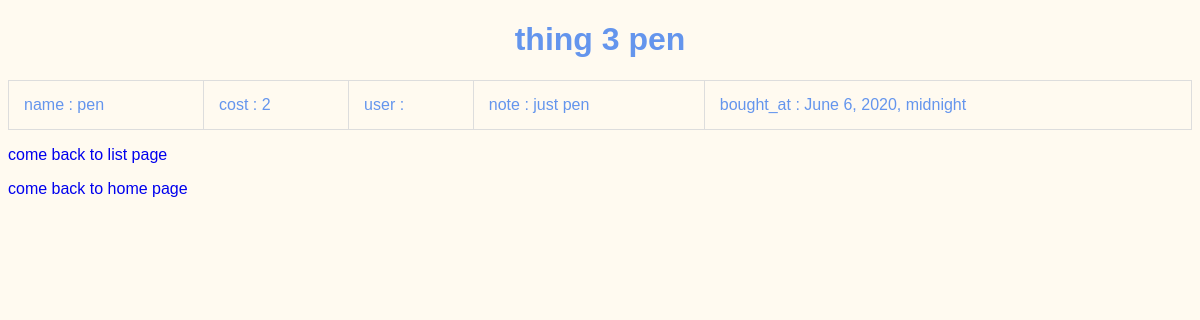
Page /update/3 on the committed database.
### things/models.py (models this page shows, shortened)
class Thing(models.Model):
    name = models.CharField(max_length=200)
    cost = models.IntegerField()
    user = get_user_model()
    note = models.CharField(max_length=256)
    bought_at = models.DateTimeField(auto_now=False, auto_now_add=False)

### things/views.py (the view)
# urls.py: path('update/<int:id>',update, name="update"),
def update(request, id):
    T= get_object_or_404(Thing, pk=id)
    return render(request,"thing/update.html",
                    {"T": T} )

### things/templates/thing/update.html (shortened to what this page needs)
{% extends "base.html" %}
{% block content %}
<center> <h1> thing {{T.pk}} {{T.name}}</h1></center>
<table>
    <tr>
        <td>name : {{T.name}}</td>
        <td>cost : {{T.cost}}</td>
        <td>user : {{T.user}}</td>
        <td>note : {{T.note}}</td>
        <td>bought_at : {{T.bought_at}}</td>
    </tr>
</table>
<p> <a href="{% url 'list' %}">come back to list page</a></p>
<p><a href="{% url 'index' %}">come back to home page</a></p>
{% endblock %}

### things/static/thing/style.css (style rules this page uses)
body { font-family: sans-serif; color: cornflowerblue; background-color: floralwhite; }
a { text-decoration: none; }
table, td, th { border: 1px solid #ddd; text-align: left; }
table { border-collapse: collapse; width: 100%; }
th, td { padding: 15px; }

### rows in the picture
Thing: pk "3", name "pen", cost "2", note "just pen", bought_at "June 6, 2020, midnight"
